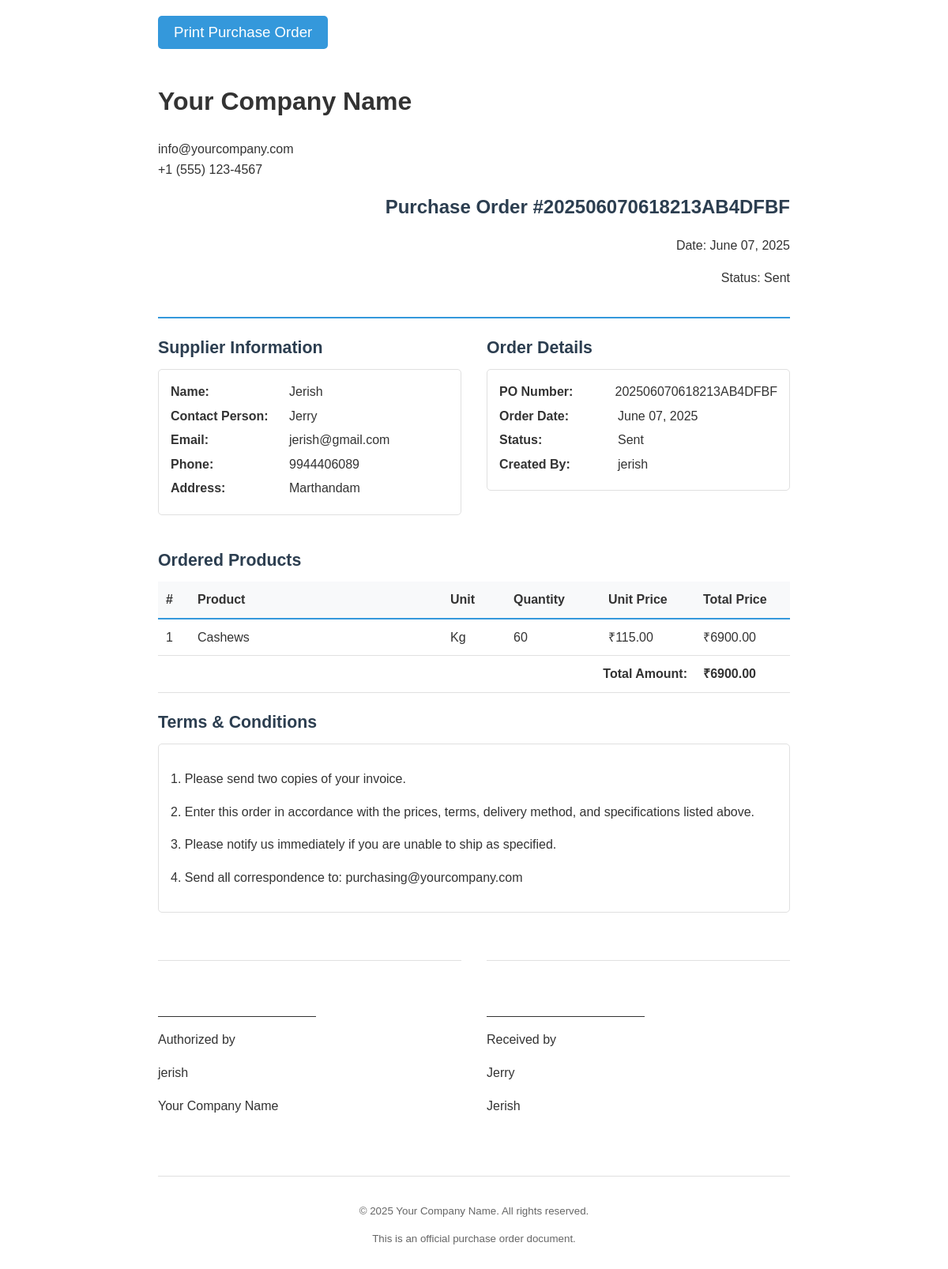
Page /po/1/print/ (signed in) on the committed database.
### po_system/models.py (models this page shows, shortened)
class PurchaseOrder(models.Model):
    STATUS_CHOICES = [
        ('draft', 'Draft'),
        ('sent', 'Sent'),
        ('confirmed', 'Confirmed'),
        ('cancelled', 'Cancelled'),
    ]
    po_number = models.CharField(max_length=50, unique=True)
    supplier = models.ForeignKey(Supplier, on_delete=models.CASCADE)
    created_by = models.ForeignKey(User, on_delete=models.CASCADE)
    status = models.CharField(max_length=20, choices=STATUS_CHOICES, default='draft')
    total_amount = models.DecimalField(max_digits=15, decimal_places=2, default=0)
    created_at = models.DateTimeField(default=timezone.now)  # Changed from auto_now_add
    updated_at = models.DateTimeField(auto_now=True)
    sent_at = models.DateTimeField(null=True, blank=True)
    def get_status_display(self):
        return dict(self.STATUS_CHOICES).get(self.status, self.status)

class Supplier(models.Model):
    name = models.CharField(max_length=200, unique=True)
    email = models.EmailField()
    phone = models.CharField(max_length=15)
    address = models.TextField()
    contact_person = models.CharField(max_length=100)
    created_at = models.DateTimeField(default=timezone.now)  # Changed from auto_now_add
    updated_at = models.DateTimeField(auto_now=True)
    is_active = models.BooleanField(default=True)
    class Meta:
        ordering = ['name']

class PurchaseOrderItem(models.Model):
    purchase_order = models.ForeignKey(PurchaseOrder, on_delete=models.CASCADE, related_name='items')
    product = models.ForeignKey(Product, on_delete=models.CASCADE)
    quantity = models.IntegerField(validators=[MinValueValidator(1)])
    unit_price = models.DecimalField(max_digits=10, decimal_places=2)
    total_price = models.DecimalField(max_digits=12, decimal_places=2)

class Product(models.Model):
    name = models.CharField(max_length=200)
    supplier = models.ForeignKey(Supplier, on_delete=models.CASCADE, related_name='products')
    category = models.ForeignKey(Category, on_delete=models.CASCADE)
    unit = models.CharField(max_length=20, default='Kg')
    current_price = models.DecimalField(max_digits=10, decimal_places=2, validators=[MinValueValidator(Decimal('0.01'))])
    proposed_price = models.DecimalField(max_digits=10, decimal_places=2, validators=[MinValueValidator(Decimal('0.01'))])
    proposed_stock = models.IntegerField(validators=[MinValueValidator(0)])
    description = models.TextField(blank=True)
    created_at = models.DateTimeField(default=timezone.now)  # Changed from auto_now_add
    updated_at = models.DateTimeField(auto_now=True)
    is_active = models.BooleanField(default=True)
    class Meta:
        unique_together = ['name', 'supplier']

### po_system/views.py (the view)
# urls.py: path('po/<int:po_id>/print/', views.print_po, name='print_po'),
@login_required
def print_po(request, po_id):
    po = get_object_or_404(PurchaseOrder.objects.select_related('supplier', 'created_by').prefetch_related('items__product'), id=po_id)
    context = {
        'po': po,
        'items': po.items.all(),
        'company_name': 'Your Company Name',
        'company_email': 'info@yourcompany.com',
        'company_phone': '+1 (555) 123-4567',
        'po_department_email': 'purchasing@yourcompany.com',
    }
    html_content = render_to_string('po_system/print_po.html', context)
    return HttpResponse(html_content)

### templates/po_system/print_po.html (shortened to what this page needs)
<!DOCTYPE html>
<html>
<head>
</head>
<body>
    <div class="container">
        <button onclick="window.print()" class="print-button no-print">Print Purchase Order</button>
        <div class="header clearfix">
            <div class="company-info">
                <h1>{{ company_name }}</h1>
                <p>{{ company_email }}<br>{{ company_phone }}</p>
            </div>
            <div class="po-info">
                <div class="po-number">Purchase Order #{{ po.po_number }}</div>
                <p>Date: {{ po.created_at|date:"F d, Y" }}</p>
                <p>Status: {{ po.get_status_display }}</p>
            </div>
        </div>
        <div class="section clearfix">
            <div style="float: left; width: 48%;">
                <div class="section-title">Supplier Information</div>
                <div class="info-box">
                    <div class="info-row">
                        <div class="info-label">Name:</div>
                        <div>{{ po.supplier.name }}</div>
                    </div>
                    <div class="info-row">
                        <div class="info-label">Contact Person:</div>
                        <div>{{ po.supplier.contact_person }}</div>
                    </div>
                    <div class="info-row">
                        <div class="info-label">Email:</div>
                        <div>{{ po.supplier.email }}</div>
                    </div>
                    <div class="info-row">
                        <div class="info-label">Phone:</div>
                        <div>{{ po.supplier.phone }}</div>
                    </div>
                    <div class="info-row">
                        <div class="info-label">Address:</div>
                        <div>{{ po.supplier.address }}</div>
                    </div>
                </div>
            </div>
            <div style="float: right; width: 48%;">
                <div class="section-title">Order Details</div>
                <div class="info-box">
                    <div class="info-row">
                        <div class="info-label">PO Number:</div>
                        <div>{{ po.po_number }}</div>
                    </div>
                    <div class="info-row">
                        <div class="info-label">Order Date:</div>
                        <div>{{ po.created_at|date:"F d, Y" }}</div>
                    </div>
                    <div class="info-row">
                        <div class="info-label">Status:</div>
                        <div>{{ po.get_status_display }}</div>
                    </div>
                    <div class="info-row">
                        <div class="info-label">Created By:</div>
                        <div>{{ po.created_by.get_full_name|default:po.created_by.username }}</div>
                    </div>
                </div>
            </div>
        </div>
        <div class="section">
            <div class="section-title">Ordered Products</div>
            <table>
                <thead>
                    <tr>
                        <th style="width: 5%;">#</th>
                        <th style="width: 40%;">Product</th>
                        <th style="width: 10%;">Unit</th>
                        <th style="width: 15%;">Quantity</th>
                        <th style="width: 15%;">Unit Price</th>
                        <th style="width: 15%;">Total Price</th>
                    </tr>
                </thead>
                <tbody>
                    {% for item in items %}
                    <tr>
                        <td>{{ forloop.counter }}</td>
                        <td>{{ item.product.name }}</td>
                        <td>{{ item.product.unit }}</td>
                        <td>{{ item.quantity }}</td>
                        <td>₹{{ item.unit_price }}</td>
                        <td>₹{{ item.total_price }}</td>
                    </tr>
                    {% endfor %}
                    <tr class="total-row">
                        <td colspan="5" style="text-align: right;">Total Amount:</td>
                        <td>₹{{ po.total_amount }}</td>
                    </tr>
                </tbody>
            </table>
        </div>
        <div class="section">
            <div class="section-title">Terms & Conditions</div>
            <div class="info-box">
                <p>1. Please send two copies of your invoice.</p>
                <p>2. Enter this order in accordance with the prices, terms, delivery method, and specifications listed above.</p>
                <p>3. Please notify us immediately if you are unable to ship as specified.</p>
                <p>4. Send all correspondence to: {{ po_department_email }}</p>
            </div>
        </div>
        <div class="section clearfix">
            <div style="float: left; width: 48%;">
                <div class="signature">
                    <div class="signature-line"></div>
                    <p>Authorized by</p>
                    <p>{{ po.created_by.get_full_name|default:po.created_by.username }}</p>
                    <p>{{ company_name }}</p>
                </div>
            </div>
            <div style="float: right; width: 48%;">
                <div class="signature">
                    <div class="signature-line"></div>
                    <p>Received by</p>
                    <p>{{ po.supplier.contact_person }}</p>
                    <p>{{ po.supplier.name }}</p>
                </div>
            </div>
        </div>
        <div class="footer">
            <p>&copy; {{ po.created_at|date:"Y" }} {{ company_name }}. All rights reserved.</p>
            <p>This is an official purchase order document.</p>
        </div>
    </div>
</body>
</html>

### templates/po_system/print_po.html (style rules this page uses)
body { font-family: Arial, Helvetica, sans-serif; line-height: 1.6; color: #333333; margin: 0; padding: 20px; }
.container { max-width: 800px; margin: 0 auto; }
.header { border-bottom: 2px solid #3498db; padding-bottom: 20px; margin-bottom: 20px; }
.company-info { float: left; }
.po-info { float: right; text-align: right; }
.clearfix::after { content: ""; clear: both; display: table; }
.section { margin-bottom: 20px; }
.section-title { font-size: 16pt; font-weight: bold; margin-bottom: 10px; color: #2c3e50; }
.info-box { border: 1px solid #e0e0e0; border-radius: 5px; padding: 15px; margin-bottom: 20px; }
.info-row { display: flex; margin-bottom: 5px; }
.info-label { font-weight: bold; width: 150px; }
table { width: 100%; border-collapse: collapse; margin-bottom: 20px; }
th { background-color: #f8f9fa; text-align: left; padding: 10px; border-bottom: 2px solid #3498db; }
td { padding: 10px; border-bottom: 1px solid #e0e0e0; }
.total-row { font-weight: bold; }
.signature { margin-top: 40px; border-top: 1px solid #e0e0e0; padding-top: 20px; }
.signature-line { border-top: 1px solid #333; width: 200px; margin-top: 50px; margin-bottom: 5px; }
.footer { margin-top: 40px; font-size: 10pt; color: #666; text-align: center; border-top: 1px solid #e0e0e0; padding-top: 20px; }
.print-button { background-color: #3498db; color: white; border: none; padding: 10px 20px; border-radius: 5px; cursor: pointer; font-size: 14pt; margin-bottom: 20px; }
.po-number { font-size: 18pt; font-weight: bold; margin-bottom: 5px; color: #2c3e50; }

### rows in the picture
PurchaseOrder: po_number "202506070618213AB4DFBF", created_at "June 07, 2025", status "Sent", supplier.name "Jerish", supplier.contact_person "Jerry", supplier.email "jerish@gmail.com", supplier.phone "9944406089", supplier.address "Marthandam", created_by.get_full_name "jerish", total_amount "6900.00", created_at "2025"
PurchaseOrderItem: product.name "Cashews", product.unit "Kg", quantity "60", unit_price "115.00", total_price "6900.00"

### other values in the picture
{{ company_name }} "Your Company Name"
{{ company_email }} "info@yourcompany.com"
{{ company_phone }} "+1 (555) 123-4567"
{{ po_department_email }} "purchasing@yourcompany.com"
